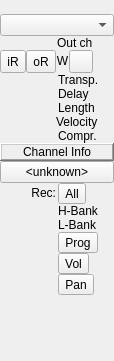
<?xml version="1.0" encoding="UTF-8"?>
<ui version="4.0">
 <class>MidiTrackInfoBase</class>
 <widget class="QWidget" name="MidiTrackInfoBase">
  <property name="geometry">
   <rect>
    <x>0</x>
    <y>0</y>
    <width>114</width>
    <height>361</height>
   </rect>
  </property>
  <property name="sizePolicy">
   <sizepolicy hsizetype="Maximum" vsizetype="MinimumExpanding">
    <horstretch>0</horstretch>
    <verstretch>0</verstretch>
   </sizepolicy>
  </property>
  <property name="minimumSize">
   <size>
    <width>0</width>
    <height>0</height>
   </size>
  </property>
  <property name="maximumSize">
   <size>
    <width>32767</width>
    <height>32767</height>
   </size>
  </property>
  <property name="windowTitle">
   <string>MusE: TrackInfo</string>
  </property>
  <property name="toolTip">
   <string/>
  </property>
  <property name="whatsThis">
   <string/>
  </property>
  <layout class="QGridLayout">
   <property name="sizeConstraint">
    <enum>QLayout::SetDefaultConstraint</enum>
   </property>
   <property name="margin">
    <number>0</number>
   </property>
   <property name="spacing">
    <number>0</number>
   </property>
   <item row="0" column="0" colspan="2">
    <widget class="QLabel" name="trackNameLabel">
     <property name="sizePolicy">
      <sizepolicy hsizetype="Ignored" vsizetype="Minimum">
       <horstretch>0</horstretch>
       <verstretch>0</verstretch>
      </sizepolicy>
     </property>
     <property name="wordWrap">
      <bool>true</bool>
     </property>
    </widget>
   </item>
   <item row="1" column="0" colspan="2">
    <widget class="QComboBox" name="iOutput">
     <property name="sizePolicy">
      <sizepolicy hsizetype="Ignored" vsizetype="Fixed">
       <horstretch>0</horstretch>
       <verstretch>0</verstretch>
      </sizepolicy>
     </property>
     <property name="toolTip">
      <string>output port</string>
     </property>
    </widget>
   </item>
   <item row="2" column="0">
    <widget class="SpinBox" name="iOutputChannel" native="true">
     <property name="sizePolicy">
      <sizepolicy hsizetype="Minimum" vsizetype="Fixed">
       <horstretch>0</horstretch>
       <verstretch>0</verstretch>
      </sizepolicy>
     </property>
     <property name="toolTip">
      <string>output channel</string>
     </property>
     <property name="whatsThis">
      <string>all midi events are sent to this output channel</string>
     </property>
     <property name="maximum" stdset="0">
      <number>16</number>
     </property>
     <property name="minimum" stdset="0">
      <number>1</number>
     </property>
    </widget>
   </item>
   <item row="2" column="1">
    <widget class="QLabel" name="TextLabel2">
     <property name="sizePolicy">
      <sizepolicy hsizetype="Minimum" vsizetype="Fixed">
       <horstretch>0</horstretch>
       <verstretch>0</verstretch>
      </sizepolicy>
     </property>
     <property name="text">
      <string>Out ch</string>
     </property>
     <property name="wordWrap">
      <bool>false</bool>
     </property>
     <property name="margin">
      <number>0</number>
     </property>
     <property name="indent">
      <number>1</number>
     </property>
    </widget>
   </item>
   <item row="3" column="0">
    <layout class="QHBoxLayout" stretch="0,0">
     <property name="spacing">
      <number>0</number>
     </property>
     <item>
      <widget class="QToolButton" name="iRButton">
       <property name="sizePolicy">
        <sizepolicy hsizetype="Minimum" vsizetype="Minimum">
         <horstretch>0</horstretch>
         <verstretch>0</verstretch>
        </sizepolicy>
       </property>
       <property name="toolTip">
        <string>input routing</string>
       </property>
       <property name="text">
        <string>iR</string>
       </property>
      </widget>
     </item>
     <item>
      <widget class="QToolButton" name="oRButton">
       <property name="sizePolicy">
        <sizepolicy hsizetype="Minimum" vsizetype="Minimum">
         <horstretch>0</horstretch>
         <verstretch>0</verstretch>
        </sizepolicy>
       </property>
       <property name="toolTip">
        <string>output routing</string>
       </property>
       <property name="text">
        <string>oR</string>
       </property>
      </widget>
     </item>
    </layout>
   </item>
   <item row="3" column="1">
    <layout class="QHBoxLayout">
     <property name="spacing">
      <number>0</number>
     </property>
     <item>
      <widget class="QLabel" name="iChanDetectLabel">
       <property name="sizePolicy">
        <sizepolicy hsizetype="Maximum" vsizetype="Fixed">
         <horstretch>0</horstretch>
         <verstretch>0</verstretch>
        </sizepolicy>
       </property>
       <property name="toolTip">
        <string>input detect</string>
       </property>
       <property name="whatsThis">
        <string>Input detect indicator. Detects all note on-off, controller, aftertouch, 
                  program change, and pitchbend (but not sysex or realtime) events 
                  on the selected channels, on the selected midi ports.</string>
       </property>
       <property name="text">
        <string>W</string>
       </property>
       <property name="alignment">
        <set>Qt::AlignCenter</set>
       </property>
       <property name="wordWrap">
        <bool>false</bool>
       </property>
       <property name="margin">
        <number>2</number>
       </property>
       <property name="indent">
        <number>-1</number>
       </property>
      </widget>
     </item>
     <item>
      <widget class="QToolButton" name="recEchoButton">
       <property name="sizePolicy">
        <sizepolicy hsizetype="Minimum" vsizetype="Minimum">
         <horstretch>0</horstretch>
         <verstretch>0</verstretch>
        </sizepolicy>
       </property>
       <property name="toolTip">
        <string>Midi thru</string>
       </property>
       <property name="whatsThis">
        <string>Pass input events through ('thru') to output.</string>
       </property>
       <property name="checkable">
        <bool>true</bool>
       </property>
      </widget>
     </item>
     <item>
      <spacer name="echoSpacer">
       <property name="orientation">
        <enum>Qt::Horizontal</enum>
       </property>
       <property name="sizeType">
        <enum>QSizePolicy::Expanding</enum>
       </property>
       <property name="sizeHint" stdset="0">
        <size>
         <width>2</width>
         <height>2</height>
        </size>
       </property>
      </spacer>
     </item>
    </layout>
   </item>
   <item row="5" column="0">
    <widget class="SpinBox" name="iTransp" native="true">
     <property name="sizePolicy">
      <sizepolicy hsizetype="Minimum" vsizetype="Fixed">
       <horstretch>0</horstretch>
       <verstretch>0</verstretch>
      </sizepolicy>
     </property>
     <property name="specialValueText" stdset="0">
      <string>off</string>
     </property>
     <property name="maximum" stdset="0">
      <number>127</number>
     </property>
     <property name="minimum" stdset="0">
      <number>-127</number>
     </property>
     <property name="value" stdset="0">
      <number>1</number>
     </property>
    </widget>
   </item>
   <item row="5" column="1">
    <widget class="QLabel" name="TextLabel9">
     <property name="sizePolicy">
      <sizepolicy hsizetype="Minimum" vsizetype="Fixed">
       <horstretch>0</horstretch>
       <verstretch>0</verstretch>
      </sizepolicy>
     </property>
     <property name="text">
      <string>Transp.</string>
     </property>
     <property name="wordWrap">
      <bool>false</bool>
     </property>
     <property name="indent">
      <number>2</number>
     </property>
    </widget>
   </item>
   <item row="6" column="0">
    <widget class="SpinBox" name="iVerz" native="true">
     <property name="sizePolicy">
      <sizepolicy hsizetype="Minimum" vsizetype="Fixed">
       <horstretch>0</horstretch>
       <verstretch>0</verstretch>
      </sizepolicy>
     </property>
     <property name="specialValueText" stdset="0">
      <string>off</string>
     </property>
     <property name="maximum" stdset="0">
      <number>1000</number>
     </property>
     <property name="minimum" stdset="0">
      <number>-1000</number>
     </property>
    </widget>
   </item>
   <item row="6" column="1">
    <widget class="QLabel" name="TextLabel10">
     <property name="sizePolicy">
      <sizepolicy hsizetype="Minimum" vsizetype="Fixed">
       <horstretch>0</horstretch>
       <verstretch>0</verstretch>
      </sizepolicy>
     </property>
     <property name="text">
      <string>Delay</string>
     </property>
     <property name="wordWrap">
      <bool>false</bool>
     </property>
     <property name="indent">
      <number>2</number>
     </property>
    </widget>
   </item>
   <item row="7" column="0">
    <widget class="SpinBox" name="iLen" native="true">
     <property name="sizePolicy">
      <sizepolicy hsizetype="Maximum" vsizetype="Fixed">
       <horstretch>0</horstretch>
       <verstretch>0</verstretch>
      </sizepolicy>
     </property>
     <property name="suffix" stdset="0">
      <string>%</string>
     </property>
     <property name="maximum" stdset="0">
      <number>200</number>
     </property>
     <property name="minimum" stdset="0">
      <number>25</number>
     </property>
     <property name="value" stdset="0">
      <number>100</number>
     </property>
    </widget>
   </item>
   <item row="7" column="1">
    <widget class="QLabel" name="TextLabel11">
     <property name="sizePolicy">
      <sizepolicy hsizetype="Minimum" vsizetype="Fixed">
       <horstretch>0</horstretch>
       <verstretch>0</verstretch>
      </sizepolicy>
     </property>
     <property name="text">
      <string>Length</string>
     </property>
     <property name="wordWrap">
      <bool>false</bool>
     </property>
     <property name="indent">
      <number>2</number>
     </property>
    </widget>
   </item>
   <item row="8" column="0">
    <widget class="SpinBox" name="iAnschl" native="true">
     <property name="sizePolicy">
      <sizepolicy hsizetype="Minimum" vsizetype="Fixed">
       <horstretch>0</horstretch>
       <verstretch>0</verstretch>
      </sizepolicy>
     </property>
     <property name="maximum" stdset="0">
      <number>127</number>
     </property>
     <property name="minimum" stdset="0">
      <number>-127</number>
     </property>
     <property name="value" stdset="0">
      <number>0</number>
     </property>
    </widget>
   </item>
   <item row="8" column="1">
    <widget class="QLabel" name="TextLabel12">
     <property name="sizePolicy">
      <sizepolicy hsizetype="Minimum" vsizetype="Fixed">
       <horstretch>0</horstretch>
       <verstretch>0</verstretch>
      </sizepolicy>
     </property>
     <property name="text">
      <string>Velocity</string>
     </property>
     <property name="wordWrap">
      <bool>false</bool>
     </property>
     <property name="indent">
      <number>0</number>
     </property>
    </widget>
   </item>
   <item row="9" column="0">
    <widget class="SpinBox" name="iKompr" native="true">
     <property name="sizePolicy">
      <sizepolicy hsizetype="Maximum" vsizetype="Fixed">
       <horstretch>0</horstretch>
       <verstretch>0</verstretch>
      </sizepolicy>
     </property>
     <property name="prefix" stdset="0">
      <string/>
     </property>
     <property name="suffix" stdset="0">
      <string>%</string>
     </property>
     <property name="maximum" stdset="0">
      <number>200</number>
     </property>
     <property name="minimum" stdset="0">
      <number>25</number>
     </property>
     <property name="value" stdset="0">
      <number>100</number>
     </property>
    </widget>
   </item>
   <item row="9" column="1">
    <widget class="QLabel" name="TextLabel13">
     <property name="sizePolicy">
      <sizepolicy hsizetype="Minimum" vsizetype="Fixed">
       <horstretch>0</horstretch>
       <verstretch>0</verstretch>
      </sizepolicy>
     </property>
     <property name="text">
      <string>Compr.</string>
     </property>
     <property name="wordWrap">
      <bool>false</bool>
     </property>
     <property name="indent">
      <number>2</number>
     </property>
    </widget>
   </item>
   <item row="10" column="0" colspan="2">
    <widget class="QLabel" name="TextLabel1_2">
     <property name="sizePolicy">
      <sizepolicy hsizetype="Minimum" vsizetype="Maximum">
       <horstretch>0</horstretch>
       <verstretch>0</verstretch>
      </sizepolicy>
     </property>
     <property name="frameShape">
      <enum>QFrame::WinPanel</enum>
     </property>
     <property name="frameShadow">
      <enum>QFrame::Raised</enum>
     </property>
     <property name="lineWidth">
      <number>1</number>
     </property>
     <property name="midLineWidth">
      <number>1</number>
     </property>
     <property name="text">
      <string>Channel Info</string>
     </property>
     <property name="alignment">
      <set>Qt::AlignCenter</set>
     </property>
     <property name="wordWrap">
      <bool>false</bool>
     </property>
    </widget>
   </item>
   <item row="11" column="0" colspan="2">
    <widget class="QPushButton" name="iPatch">
     <property name="sizePolicy">
      <sizepolicy hsizetype="Ignored" vsizetype="Fixed">
       <horstretch>0</horstretch>
       <verstretch>0</verstretch>
      </sizepolicy>
     </property>
     <property name="toolTip">
      <string>Select instrument patch</string>
     </property>
     <property name="text">
      <string>&lt;unknown&gt;</string>
     </property>
    </widget>
   </item>
   <item row="12" column="0">
    <widget class="QLabel" name="textLabel1">
     <property name="sizePolicy">
      <sizepolicy hsizetype="Minimum" vsizetype="Fixed">
       <horstretch>0</horstretch>
       <verstretch>0</verstretch>
      </sizepolicy>
     </property>
     <property name="text">
      <string>Rec:</string>
     </property>
     <property name="alignment">
      <set>Qt::AlignRight|Qt::AlignTrailing|Qt::AlignVCenter</set>
     </property>
     <property name="wordWrap">
      <bool>false</bool>
     </property>
    </widget>
   </item>
   <item row="12" column="1">
    <layout class="QHBoxLayout">
     <property name="spacing">
      <number>0</number>
     </property>
     <item>
      <spacer name="recSpacer">
       <property name="orientation">
        <enum>Qt::Horizontal</enum>
       </property>
       <property name="sizeType">
        <enum>QSizePolicy::Minimum</enum>
       </property>
       <property name="sizeHint" stdset="0">
        <size>
         <width>2</width>
         <height>2</height>
        </size>
       </property>
      </spacer>
     </item>
     <item>
      <widget class="QToolButton" name="recordButton">
       <property name="sizePolicy">
        <sizepolicy hsizetype="Minimum" vsizetype="Minimum">
         <horstretch>0</horstretch>
         <verstretch>0</verstretch>
        </sizepolicy>
       </property>
       <property name="toolTip">
        <string>Add all settings to song</string>
       </property>
       <property name="text">
        <string>All</string>
       </property>
      </widget>
     </item>
     <item>
      <spacer name="allRecSpacer">
       <property name="orientation">
        <enum>Qt::Horizontal</enum>
       </property>
       <property name="sizeType">
        <enum>QSizePolicy::Expanding</enum>
       </property>
       <property name="sizeHint" stdset="0">
        <size>
         <width>2</width>
         <height>2</height>
        </size>
       </property>
      </spacer>
     </item>
    </layout>
   </item>
   <item row="13" column="0">
    <widget class="SpinBox" name="iHBank" native="true">
     <property name="sizePolicy">
      <sizepolicy hsizetype="Minimum" vsizetype="Fixed">
       <horstretch>0</horstretch>
       <verstretch>0</verstretch>
      </sizepolicy>
     </property>
     <property name="toolTip">
      <string>Bank Select MSB. Double-click on/off.</string>
     </property>
     <property name="specialValueText" stdset="0">
      <string>off</string>
     </property>
     <property name="maximum" stdset="0">
      <number>128</number>
     </property>
     <property name="minimum" stdset="0">
      <number>0</number>
     </property>
     <property name="value" stdset="0">
      <number>0</number>
     </property>
    </widget>
   </item>
   <item row="13" column="1">
    <widget class="QLabel" name="TextLabel4">
     <property name="sizePolicy">
      <sizepolicy hsizetype="Minimum" vsizetype="Fixed">
       <horstretch>0</horstretch>
       <verstretch>0</verstretch>
      </sizepolicy>
     </property>
     <property name="lineWidth">
      <number>1</number>
     </property>
     <property name="text">
      <string>H-Bank</string>
     </property>
     <property name="wordWrap">
      <bool>false</bool>
     </property>
     <property name="margin">
      <number>0</number>
     </property>
     <property name="indent">
      <number>2</number>
     </property>
    </widget>
   </item>
   <item row="14" column="0">
    <widget class="SpinBox" name="iLBank" native="true">
     <property name="sizePolicy">
      <sizepolicy hsizetype="Minimum" vsizetype="Fixed">
       <horstretch>0</horstretch>
       <verstretch>0</verstretch>
      </sizepolicy>
     </property>
     <property name="toolTip">
      <string>Bank Select LSB. Double-click on/off.</string>
     </property>
     <property name="specialValueText" stdset="0">
      <string>off</string>
     </property>
     <property name="maximum" stdset="0">
      <number>128</number>
     </property>
     <property name="minimum" stdset="0">
      <number>0</number>
     </property>
     <property name="value" stdset="0">
      <number>0</number>
     </property>
    </widget>
   </item>
   <item row="14" column="1">
    <widget class="QLabel" name="TextLabel5">
     <property name="sizePolicy">
      <sizepolicy hsizetype="Minimum" vsizetype="Fixed">
       <horstretch>0</horstretch>
       <verstretch>0</verstretch>
      </sizepolicy>
     </property>
     <property name="lineWidth">
      <number>1</number>
     </property>
     <property name="text">
      <string>L-Bank</string>
     </property>
     <property name="wordWrap">
      <bool>false</bool>
     </property>
     <property name="margin">
      <number>0</number>
     </property>
     <property name="indent">
      <number>2</number>
     </property>
    </widget>
   </item>
   <item row="15" column="0">
    <widget class="SpinBox" name="iProgram" native="true">
     <property name="sizePolicy">
      <sizepolicy hsizetype="Minimum" vsizetype="Fixed">
       <horstretch>0</horstretch>
       <verstretch>0</verstretch>
      </sizepolicy>
     </property>
     <property name="toolTip">
      <string>Program. Double-click on/off.</string>
     </property>
     <property name="specialValueText" stdset="0">
      <string>off</string>
     </property>
     <property name="maximum" stdset="0">
      <number>128</number>
     </property>
     <property name="minimum" stdset="0">
      <number>0</number>
     </property>
     <property name="value" stdset="0">
      <number>0</number>
     </property>
    </widget>
   </item>
   <item row="15" column="1">
    <layout class="QHBoxLayout">
     <property name="spacing">
      <number>0</number>
     </property>
     <property name="margin">
      <number>0</number>
     </property>
     <item>
      <spacer name="progSpacer">
       <property name="orientation">
        <enum>Qt::Horizontal</enum>
       </property>
       <property name="sizeType">
        <enum>QSizePolicy::Minimum</enum>
       </property>
       <property name="sizeHint" stdset="0">
        <size>
         <width>2</width>
         <height>2</height>
        </size>
       </property>
      </spacer>
     </item>
     <item>
      <widget class="QToolButton" name="progRecButton">
       <property name="sizePolicy">
        <sizepolicy hsizetype="Minimum" vsizetype="Minimum">
         <horstretch>0</horstretch>
         <verstretch>0</verstretch>
        </sizepolicy>
       </property>
       <property name="toolTip">
        <string>Add bank + prog settings to song</string>
       </property>
       <property name="text">
        <string>Prog</string>
       </property>
      </widget>
     </item>
     <item>
      <spacer name="progRecSpacer">
       <property name="orientation">
        <enum>Qt::Horizontal</enum>
       </property>
       <property name="sizeType">
        <enum>QSizePolicy::Expanding</enum>
       </property>
       <property name="sizeHint" stdset="0">
        <size>
         <width>2</width>
         <height>2</height>
        </size>
       </property>
      </spacer>
     </item>
    </layout>
   </item>
   <item row="16" column="0">
    <widget class="SpinBox" name="iLautst" native="true">
     <property name="sizePolicy">
      <sizepolicy hsizetype="Minimum" vsizetype="Fixed">
       <horstretch>0</horstretch>
       <verstretch>0</verstretch>
      </sizepolicy>
     </property>
     <property name="toolTip">
      <string>Volume. Double-click on/off.</string>
     </property>
     <property name="specialValueText" stdset="0">
      <string>off</string>
     </property>
     <property name="maximum" stdset="0">
      <number>127</number>
     </property>
     <property name="minimum" stdset="0">
      <number>-1</number>
     </property>
     <property name="value" stdset="0">
      <number>-1</number>
     </property>
    </widget>
   </item>
   <item row="16" column="1">
    <layout class="QHBoxLayout">
     <property name="spacing">
      <number>0</number>
     </property>
     <property name="margin">
      <number>0</number>
     </property>
     <item>
      <spacer name="volSpacer">
       <property name="orientation">
        <enum>Qt::Horizontal</enum>
       </property>
       <property name="sizeType">
        <enum>QSizePolicy::Minimum</enum>
       </property>
       <property name="sizeHint" stdset="0">
        <size>
         <width>2</width>
         <height>2</height>
        </size>
       </property>
      </spacer>
     </item>
     <item>
      <widget class="QToolButton" name="volRecButton">
       <property name="sizePolicy">
        <sizepolicy hsizetype="Minimum" vsizetype="Minimum">
         <horstretch>0</horstretch>
         <verstretch>0</verstretch>
        </sizepolicy>
       </property>
       <property name="toolTip">
        <string>Add vol setting to song</string>
       </property>
       <property name="text">
        <string>Vol</string>
       </property>
      </widget>
     </item>
     <item>
      <spacer name="volRecSpacer">
       <property name="orientation">
        <enum>Qt::Horizontal</enum>
       </property>
       <property name="sizeType">
        <enum>QSizePolicy::Expanding</enum>
       </property>
       <property name="sizeHint" stdset="0">
        <size>
         <width>2</width>
         <height>2</height>
        </size>
       </property>
      </spacer>
     </item>
    </layout>
   </item>
   <item row="17" column="0">
    <widget class="SpinBox" name="iPan" native="true">
     <property name="sizePolicy">
      <sizepolicy hsizetype="Minimum" vsizetype="Fixed">
       <horstretch>0</horstretch>
       <verstretch>0</verstretch>
      </sizepolicy>
     </property>
     <property name="toolTip">
      <string>Change stereo position. Double-click on/off.</string>
     </property>
     <property name="whatsThis">
      <string>Change stereo position. Double-click on/off.</string>
     </property>
     <property name="specialValueText" stdset="0">
      <string>off</string>
     </property>
     <property name="maximum" stdset="0">
      <number>63</number>
     </property>
     <property name="minimum" stdset="0">
      <number>-65</number>
     </property>
     <property name="value" stdset="0">
      <number>-65</number>
     </property>
    </widget>
   </item>
   <item row="17" column="1">
    <layout class="QHBoxLayout">
     <property name="spacing">
      <number>0</number>
     </property>
     <property name="margin">
      <number>0</number>
     </property>
     <item>
      <spacer name="panSpacer">
       <property name="orientation">
        <enum>Qt::Horizontal</enum>
       </property>
       <property name="sizeType">
        <enum>QSizePolicy::Minimum</enum>
       </property>
       <property name="sizeHint" stdset="0">
        <size>
         <width>2</width>
         <height>2</height>
        </size>
       </property>
      </spacer>
     </item>
     <item>
      <widget class="QToolButton" name="panRecButton">
       <property name="sizePolicy">
        <sizepolicy hsizetype="Minimum" vsizetype="Minimum">
         <horstretch>0</horstretch>
         <verstretch>0</verstretch>
        </sizepolicy>
       </property>
       <property name="toolTip">
        <string>Add pan setting to song</string>
       </property>
       <property name="text">
        <string>Pan</string>
       </property>
      </widget>
     </item>
     <item>
      <spacer name="panRecSpacer">
       <property name="orientation">
        <enum>Qt::Horizontal</enum>
       </property>
       <property name="sizeType">
        <enum>QSizePolicy::Expanding</enum>
       </property>
       <property name="sizeHint" stdset="0">
        <size>
         <width>2</width>
         <height>2</height>
        </size>
       </property>
      </spacer>
     </item>
    </layout>
   </item>
   <item row="18" column="0" colspan="2">
    <spacer name="spacer5">
     <property name="orientation">
      <enum>Qt::Vertical</enum>
     </property>
     <property name="sizeType">
      <enum>QSizePolicy::Expanding</enum>
     </property>
     <property name="sizeHint" stdset="0">
      <size>
       <width>20</width>
       <height>20</height>
      </size>
     </property>
    </spacer>
   </item>
  </layout>
 </widget>
 <layoutdefault spacing="6" margin="11"/>
 <customwidgets>
  <customwidget>
   <class>SpinBox</class>
   <extends>QWidget</extends>
   <header location="global">spinbox.h</header>
  </customwidget>
 </customwidgets>
 <tabstops>
  <tabstop>iOutput</tabstop>
  <tabstop>iOutputChannel</tabstop>
  <tabstop>iTransp</tabstop>
  <tabstop>iVerz</tabstop>
  <tabstop>iLen</tabstop>
  <tabstop>iAnschl</tabstop>
  <tabstop>iKompr</tabstop>
  <tabstop>iPatch</tabstop>
  <tabstop>iHBank</tabstop>
  <tabstop>iLBank</tabstop>
  <tabstop>iProgram</tabstop>
  <tabstop>iLautst</tabstop>
  <tabstop>iPan</tabstop>
 </tabstops>
 <resources/>
 <connections/>
</ui>
